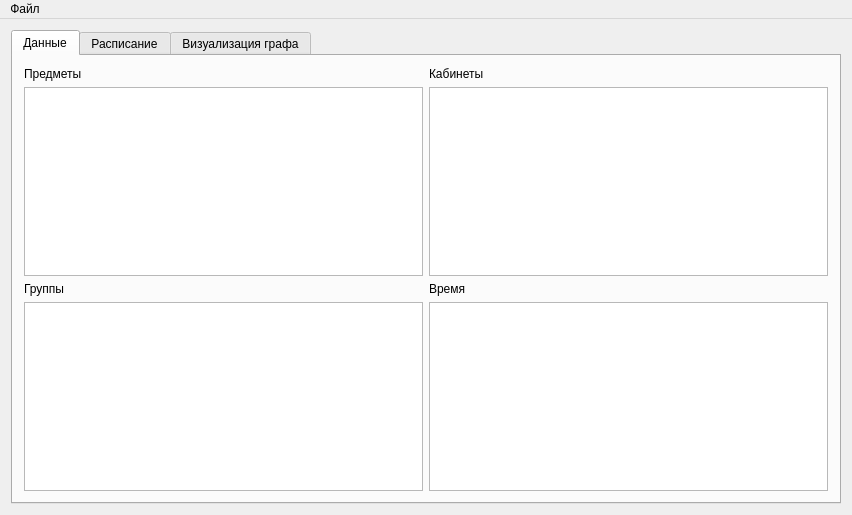
<?xml version="1.0" encoding="UTF-8"?>
<ui version="4.0">
 <class>MainWindow</class>
 <widget class="QMainWindow" name="MainWindow">
  <property name="geometry">
   <rect>
    <x>0</x>
    <y>0</y>
    <width>852</width>
    <height>515</height>
   </rect>
  </property>
  <property name="windowTitle">
   <string>MainWindow</string>
  </property>
  <widget class="QWidget" name="centralWidget">
   <layout class="QGridLayout" name="gridLayout">
    <item row="0" column="0">
     <widget class="QTabWidget" name="tabWidget">
      <property name="currentIndex">
       <number>0</number>
      </property>
      <widget class="QWidget" name="dataTab">
       <attribute name="title">
        <string>Данные</string>
       </attribute>
       <layout class="QGridLayout" name="gridLayout_2">
        <item row="0" column="0">
         <widget class="QLabel" name="fieldsLabel">
          <property name="text">
           <string>Предметы</string>
          </property>
         </widget>
        </item>
        <item row="0" column="1">
         <widget class="QLabel" name="cabinetsLabel">
          <property name="text">
           <string>Кабинеты</string>
          </property>
         </widget>
        </item>
        <item row="1" column="0">
         <widget class="QListView" name="fieldsListView"/>
        </item>
        <item row="1" column="1">
         <widget class="QListView" name="cabinetsListView"/>
        </item>
        <item row="2" column="0">
         <widget class="QLabel" name="groupsLabel">
          <property name="text">
           <string>Группы</string>
          </property>
         </widget>
        </item>
        <item row="2" column="1">
         <widget class="QLabel" name="timeLabel">
          <property name="text">
           <string>Время</string>
          </property>
         </widget>
        </item>
        <item row="3" column="0">
         <widget class="QListView" name="groupsListView"/>
        </item>
        <item row="3" column="1">
         <widget class="QListView" name="timeListView"/>
        </item>
       </layout>
      </widget>
      <widget class="QWidget" name="scheduleTab">
       <attribute name="title">
        <string>Расписание</string>
       </attribute>
      </widget>
      <widget class="QWidget" name="tab">
       <attribute name="title">
        <string>Визуализация графа</string>
       </attribute>
      </widget>
     </widget>
    </item>
   </layout>
  </widget>
  <widget class="QMenuBar" name="menuBar">
   <property name="geometry">
    <rect>
     <x>0</x>
     <y>0</y>
     <width>852</width>
     <height>33</height>
    </rect>
   </property>
   <widget class="QMenu" name="menu">
    <property name="title">
     <string>Файл</string>
    </property>
    <addaction name="openFile"/>
    <addaction name="saveFile"/>
   </widget>
   <addaction name="menu"/>
  </widget>
  <action name="openFile">
   <property name="text">
    <string>Открыть</string>
   </property>
  </action>
  <action name="saveFile">
   <property name="text">
    <string>Сохранить</string>
   </property>
  </action>
 </widget>
 <layoutdefault spacing="6" margin="11"/>
 <resources/>
 <connections/>
</ui>
